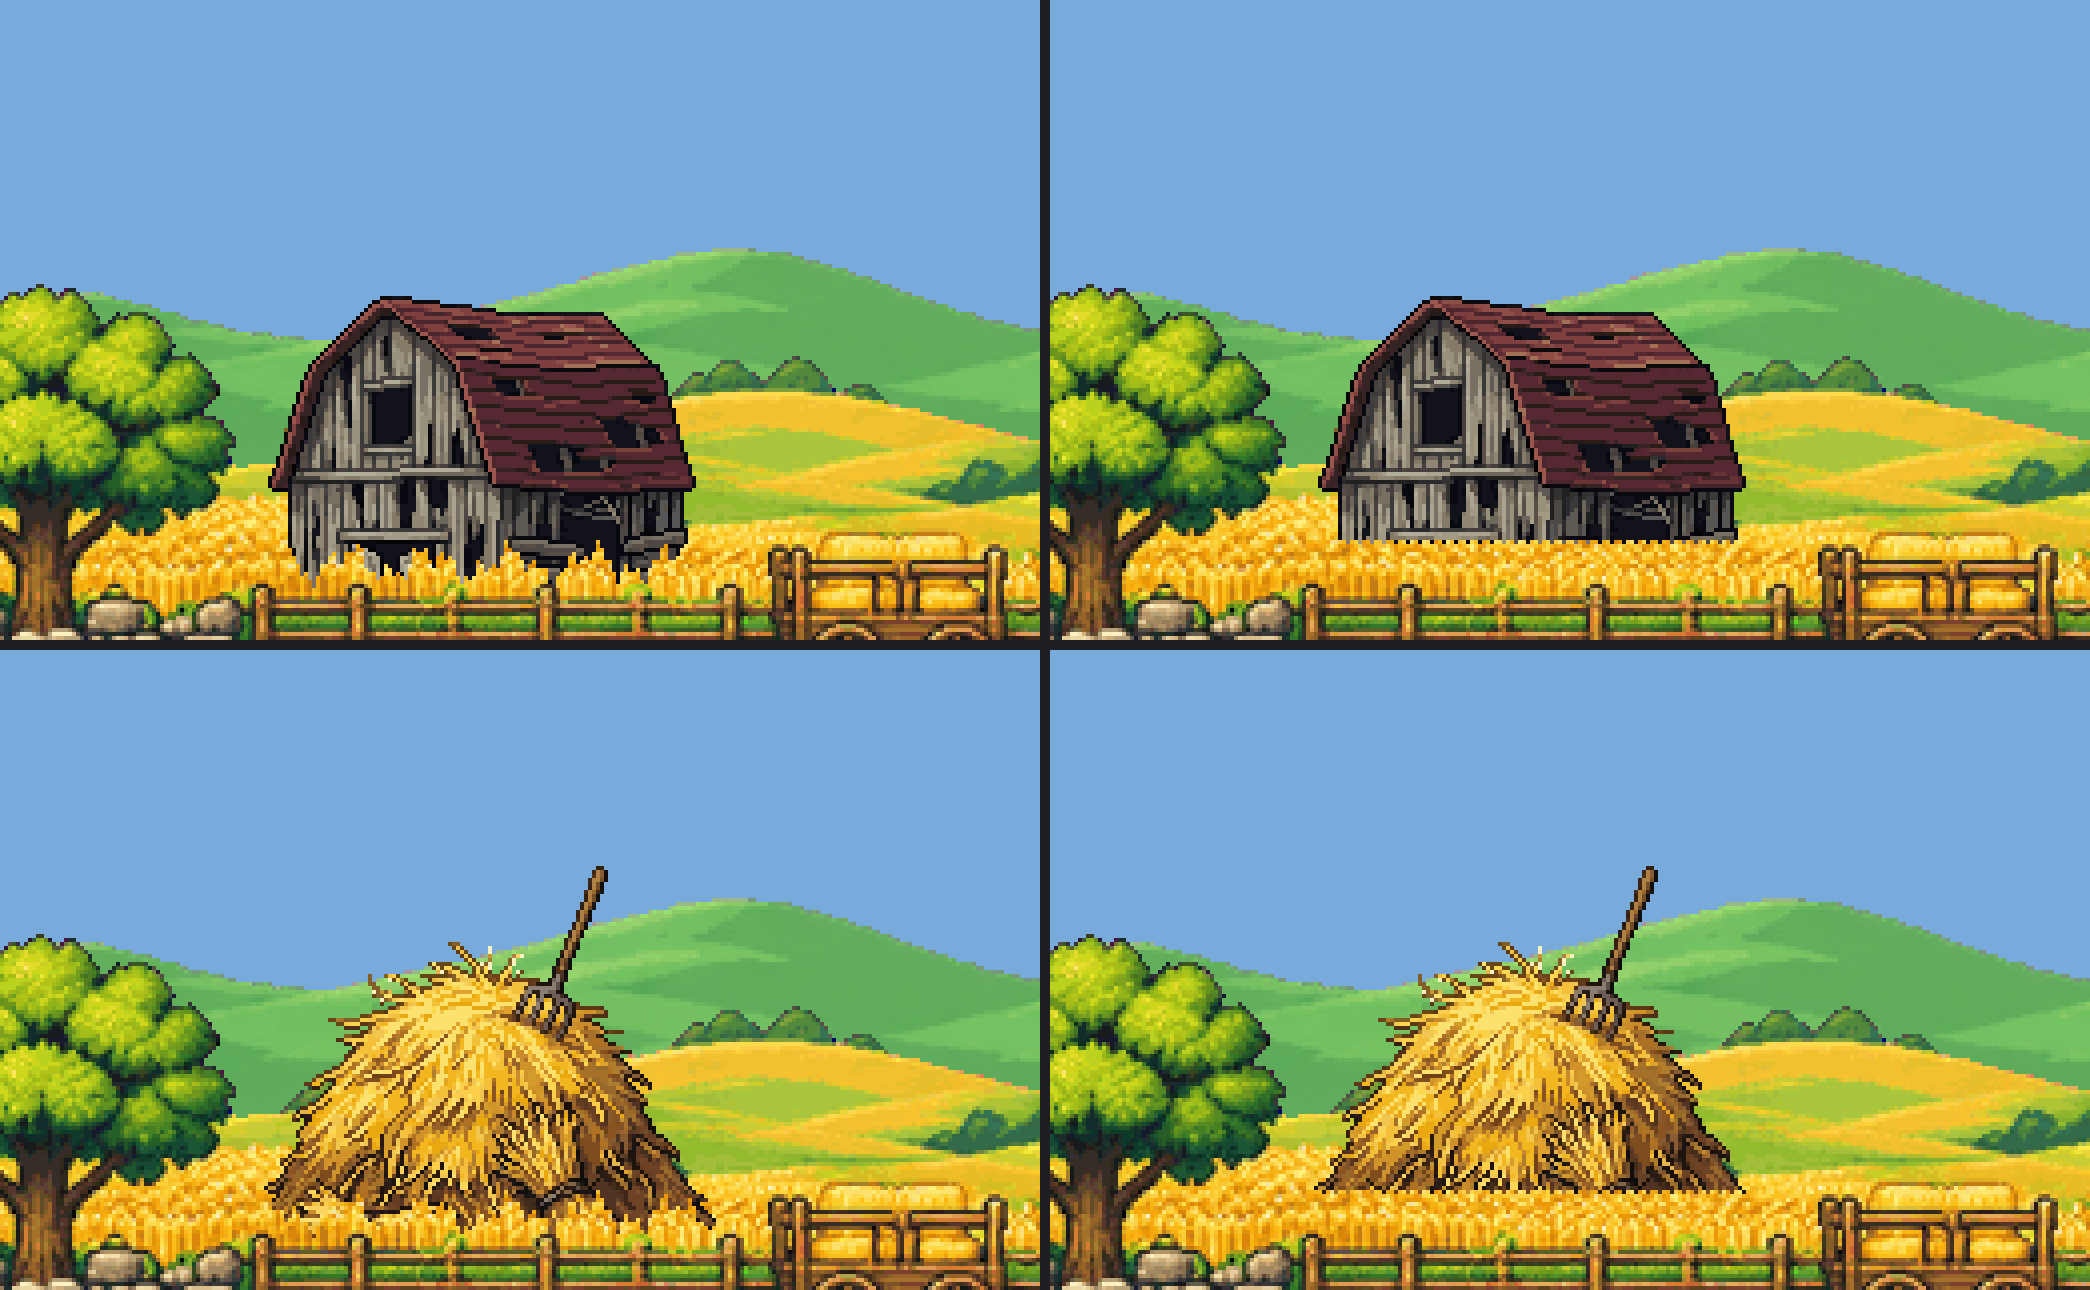

Recreate this plot in Python.
# 앞 밀 윗선 시험: 곧은 선 대신 이삭 모양 — 여러 식을 같은 장면에 놓고 비교
import math, numpy as np
from PIL import Image
q = 2; LD = 31; W = 300 * q; H = 200 * q
back, mid, gr = [Image.open(f'plains_{k}.png').convert('RGBA') for k in ('back', 'mid', 'gr')]
def row(im, y): c = Image.new('RGBA', (W, H)); c.alpha_composite(im.crop((0, 0, min(W, im.width), im.height)), (0, round(y * q))); return c
def edge_sin(x): return 74 - int(round(4 + 3 * math.sin(x * 0.31) + 2 * math.sin(x * 0.83 + 1.3) + 1.5 * math.sin(x * 1.9 + 0.4)))
def edge_tex(x, m=np.asarray(mid)):   # 중경 밀 무늬를 따라: 74줄에서 위로, 밝은 이삭 칸이 이어지는 만큼 (최대 10줄)
    y = 74
    while y > 64 and m[y - 1, x, 0] > 170 and m[y - 1, x, 1] > 120: y -= 1
    return y + (x % 3 == 0)
def scene(art, ef):
    S = Image.new('RGBA', (W, H), (120, 170, 220, 255)); S.alpha_composite(row(back, 46 + LD)); my = 69.6 + LD; oy = round(my * q); S.alpha_composite(row(mid, my))
    p = Image.open(f'pick_{art}.png').convert('RGBA'); p = p.crop(p.getbbox()); X = 160 - p.width // 2; Y = oy + 90 - p.height; S.alpha_composite(p, (X, Y))
    for x in range(max(0, X - 4), X + p.width + 4):
        y0 = ef(x); S.alpha_composite(mid.crop((x, y0, x + 1, mid.height)), (x, oy + y0))
    S.alpha_composite(row(gr, 111 + LD)); return S.crop((40, 130, 300, 290))
outs = [scene('barn', f) for f in (edge_sin, edge_tex)] + [scene('hay', f) for f in (edge_sin, edge_tex)]
O = Image.new('RGBA', (2 * 260 * 4 + 10, 2 * 160 * 4 + 10), (30, 30, 36, 255))
for i, o in enumerate(outs): O.alpha_composite(o.resize((1040, 640), Image.NEAREST), ((i % 2) * 1050, (i // 2) * 650))
O.save('edgetest.png')
